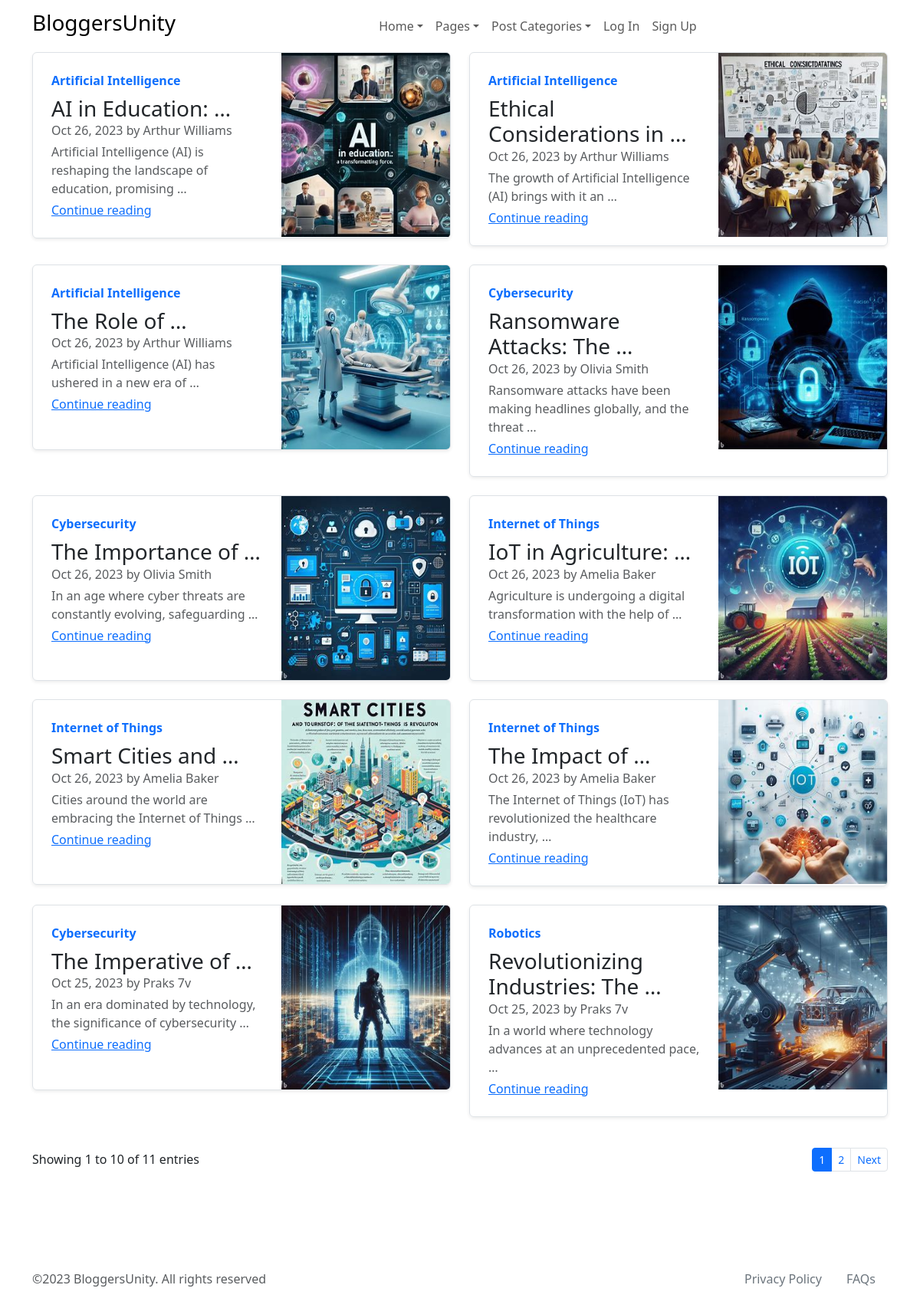
/blog/, run on an earlier commit of the app's database.
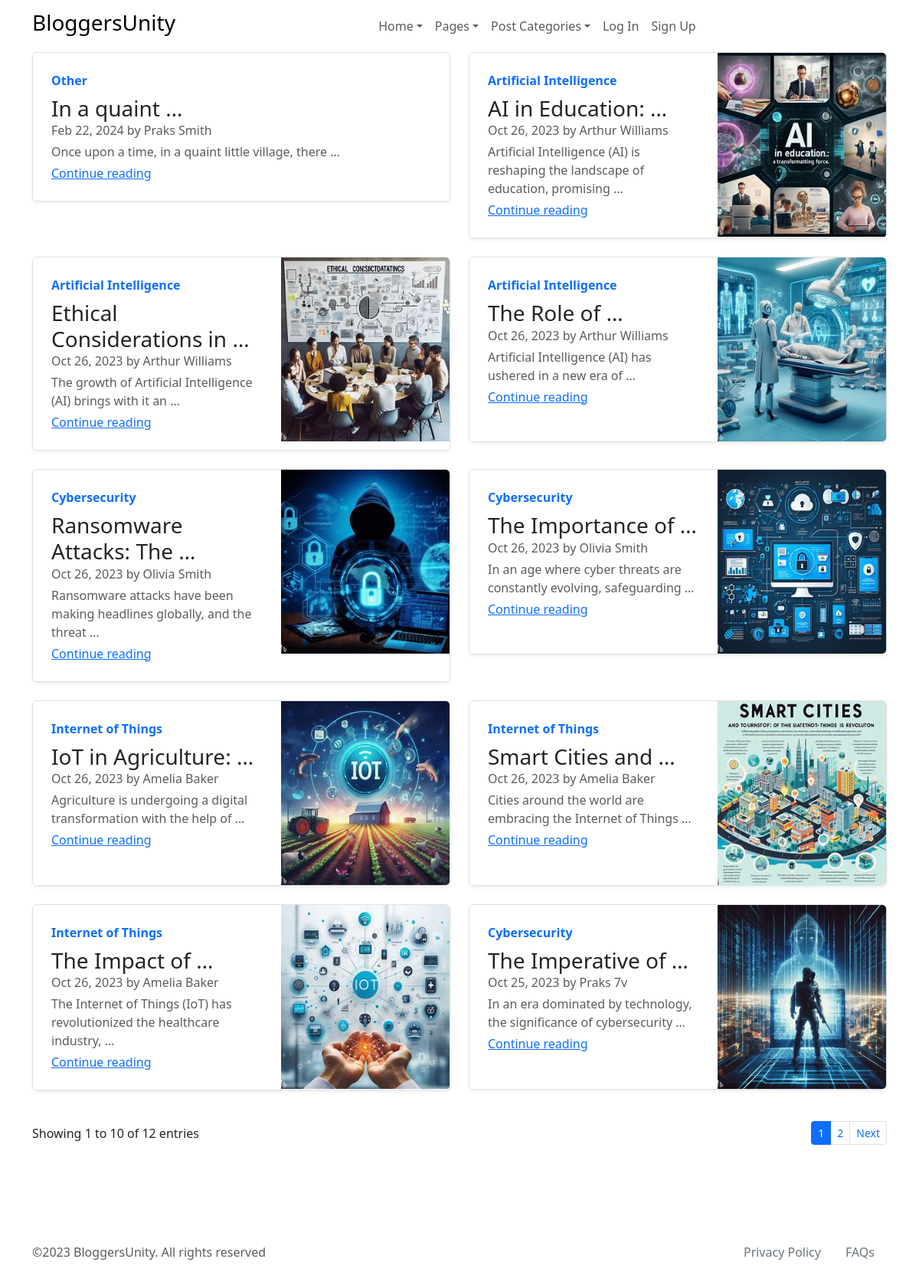
And on a later commit of the database.
### Tech/models.py (models this page shows, shortened)
class BlogPost(models.Model):
    title = models.CharField(max_length=200)
    content = models.TextField()
    author = models.ForeignKey(CustomUser, on_delete=models.CASCADE)
    pub_date = models.DateTimeField(auto_now_add=True)
    STATUS_CHOICES = (
        ('draft', 'Draft'),
        ('published', 'Published'),
        ('archived', 'Archived'),
    )
    status = models.CharField(max_length=20, choices=STATUS_CHOICES, default='draft')
    image = models.ImageField(upload_to='blog_images/', blank=True, null=True)
    CATEGORY_CHOICES = (
        ('Aerospace', 'Aerospace'),
        ('Artificial_Intelligence', 'Artificial Intelligence'),
        ('Automotive', 'Automotive'),
        ('Biotechnology', 'Biotechnology'),
        ('Cybersecurity', 'Cybersecurity'),
        ('Fintech', 'Fintech'),
        ('Gaming', 'Gaming'),
        ('IoT', 'Internet of Things'),
        ('Robotics', 'Robotics'),
        ('Other', 'Other'),
    )
    categories = models.CharField(max_length=100, choices=CATEGORY_CHOICES, default='Other')
    slug = models.SlugField(unique=True, max_length=255, blank=True)
    objects = models.Manager()

class CustomUser(AbstractBaseUser, PermissionsMixin):
    username = models.CharField(max_length=30, unique=True)
    email = models.EmailField(unique=True)
    first_name = models.CharField(max_length=30, blank=True)
    last_name = models.CharField(max_length=30, blank=True)
    profile_picture = models.ImageField(upload_to='profile_pictures', blank=True, null=True)
    date_of_birth = models.DateField(null=True, blank=True)
    bio = models.TextField(blank=True)
    is_active = models.BooleanField(default=True)
    is_staff = models.BooleanField(default=False)
    date_joined = models.DateTimeField(default=timezone.now)
    objects = CustomUserManager()
    USERNAME_FIELD = 'email'
    REQUIRED_FIELDS = ['username']
    def __str__(self):
        if self.first_name and self.last_name:
            return f"{self.first_name} {self.last_name}"
        elif self.username:
            return self.username
        else:
            return self.email

### Tech/views.py (the view)
# urls.py: path('blog/', views.BlogPostsView.as_view(), name='blog_post_lists'),
class BlogPostsView(View):
    template_name = 'Tech/blog_post_list.html'
    per_page = 10
    def get(self, request):
        all_blog_posts = BlogPost.objects.all().order_by('-pub_date')
        blog_post_count = all_blog_posts.count()
        paginator = Paginator(all_blog_posts, self.per_page)
        page = request.GET.get('page')
        try:
            blog_posts = paginator.page(page)
        except PageNotAnInteger:
            blog_posts = paginator.page(1)
        except EmptyPage:
            blog_posts = paginator.page(paginator.num_pages)
        return render(request, self.template_name, {'blog_posts': blog_posts, 'blog_post_count': blog_post_count})

### Tech/templates/Tech/blog_post_list.html (shortened to what this page needs)
{% extends 'Tech/base.html' %}
{% block content %}
<main class="container">
    <div class="row">
        {% for post in blog_posts %}
        <div class="col-md-6">
            <div class="row g-0 border rounded overflow-hidden flex-md-row mb-4 shadow-sm h-md-250 position-relative">
                <div class="col p-4 d-flex flex-column position-static">
                    <strong class="d-inline-block mb-2 text-primary">{{ post.get_categories_display }}</strong>
                    <h3 class="mb-0">{{ post.title | truncatewords:3 }}</h3>
                    <div class="mb-1 text-muted">{{ post.pub_date | date:"M d, Y"}} by {{ post.author }}</div>
                    <div class="mb-1 text-muted">{{ post.content | truncatewords:10 }}</div>
                    <a href="{% url 'blog_post_detail' post.slug %}" class="stretched-link">Continue reading</a>
                </div>
                <div class="col-auto d-none d-lg-block">
                    {% if post.image %}
                    <img class="bd-placeholder-img" src="{{ post.image.url }}" width="220" height="240"
                         alt="Placeholder: Thumbnail">
                    {% endif %}
                </div>
            </div>
        </div>
        {% empty %}
        <p>No published posts to display.</p>
        {% endfor %}
    </div>
    {% if blog_posts.paginator.num_pages > 1 %}
    <div class="d-sm-flex justify-content-sm-between align-items-sm-center mt-4 mt-sm-3">
        <p class="mb-sm-0 text-center text-sm-start">Showing {{ blog_posts.start_index }} to
            {{ blog_posts.end_index }} of {{ blog_post_count }} entries</p>
        <nav class="mb-sm-0 d-flex justify-content-center" aria-label="navigation">
            <ul class="pagination pagination-sm pagination-bordered mb-0">
                {% for page in blog_posts.paginator.page_range %}
                {% if page == blog_posts.number %}
                <li class="page-item active">
                    <span class="page-link">{{ page }}</span>
                </li>
                {% else %}
                {% if page >= blog_posts.number|add:"-4" and page <= blog_posts.number|add:"4" %}
                <li class="page-item">
                    <a class="page-link" href="?page={{ page }}">{{ page }}</a>
                </li>
                {% elif page == blog_posts.number|add:"5" or page == blog_posts.number|add:"-5" %}
                <li class="page-item">
                    <span class="page-link" tabindex="-1" aria-disabled="true">...</span>
                </li>
                {% endif %}
                {% endif %}
                {% endfor %}
                {% if blog_posts.has_next %}
                <li class="page-item">
                    <a class="page-link" href="?page={{ blog_posts.next_page_number }}">Next</a>
                </li>
                {% endif %}
            </ul>
        </nav>
    </div>
    {% endif %}
</main>
{% endblock %}

### Tech/templates/Tech/base.html (shortened to what this page needs)
<!DOCTYPE html>
<html lang="en">
<head>
    <link href="https://cdn.jsdelivr.net/npm/bootstrap@5.3.2/dist/css/bootstrap.min.css" rel="stylesheet">
    <link rel="stylesheet" href="https://cdn.jsdelivr.net/npm/bootstrap-icons@1.3.0/font/bootstrap-icons.css">
</head>
<body>
<header class="navbar-light navbar-sticky header-static">
    <nav class="navbar navbar-expand-lg">
        <div class="container">
            <a class="navbar-brand me-3" href="{% url 'home' %}">
                <h3 class="navbar-brand-item">BloggersUnity</h3>
            </a>
            <div class="collapse navbar-collapse" id="navbarCollapse">
                <ul class="navbar-nav navbar-nav-scroll mx-auto">
                    <li class="nav-item dropdown">
                        <a class="nav-link dropdown-toggle" href="{% url 'home' %}" id="homeMenu"
                           data-bs-toggle="dropdown"
                           aria-haspopup="true" aria-expanded="false">Home</a>
                    </li>
                    <li class="nav-item dropdown">
                        <a class="nav-link dropdown-toggle" href="#" id="pagesMenu" data-bs-toggle="dropdown"
                           aria-haspopup="true"
                           aria-expanded="false">Pages</a>
                    </li>
                    <li class="nav-item dropdown">
                        <a class="nav-link dropdown-toggle" href="#" id="postMenu" data-bs-toggle="dropdown"
                           aria-haspopup="true"
                           aria-expanded="false">Post Categories</a>
                    </li>
                    {% if user.is_authenticated %}
                    <li class="nav-item"><a class="nav-link" href="/dashboard/">Dashboard</a></li>
                    <li class="nav-item dropdown">
                        <a class="nav-link dropdown-toggle" href="{% url 'user_profile' %}" id="UserProfile"
                           data-bs-toggle="dropdown"
                           aria-haspopup="true"
                           aria-expanded="false">User Profile</a>
                        <ul class="dropdown-menu" aria-labelledby="postMenu">
                            <li class="px-3">
                                <div class="d-flex align-items-center">
                                    <div class="avatar me-3">
                                        {% if user.profile_picture %}
                                        <img class="avatar-img rounded-circle shadow"
                                             src="{{ user.profile_picture.url }}"
                                             width="50" height="50" alt="avatar">
                                        {% else %}
                                        <img class="avatar-img rounded-circle shadow"
                                             src=""
                                             width="50" height="50" alt="avatar">
                                        {% endif %}
                                    </div>
                                    <div>
                                    <span class="h6 mt-2 mt-sm-0">
                                        {{ user.first_name }} {{ user.last_name }}</span>
                                        <p class="small m-0">{{ user.email }}</p>
                                    </div>
                                </div>
                                <hr>
                            </li>
                            <li><a class="dropdown-item" href="{% url 'user_profile' %}"><i
                                    class="bi bi-person fa-fw me-2"></i>Edit Profile</a></li>
                            <li><a class="dropdown-item" href="/create/"><i class="bi bi-pen fa-fw me-2"></i>Create a
                                Blog</a></li>
                            <li><a class="dropdown-item" href="/dashboard/"><i
                                    class="bi bi-pencil-square fa-fw me-2"></i>Edit Post</a></li>
                            <li><a class="dropdown-item" href="/contact/"><i class="bi bi-info-circle fa-fw me-2"></i>Help</a>
                            </li>
                            <li class="dropdown-divider mb-2"></li>
                            <li><a class="dropdown-item" href="/logout/"><i class="bi bi-power fa-fw me-2"></i>Sign Out</a>
                            </li>
                        </ul>
                    </li>
                    {% else %}
                    <li class="nav-item"><a class="nav-link" href="{% url 'login' %}">Log In</a></li>
                    <li class="nav-item"><a class="nav-link" href="{% url 'signup' %}">Sign Up</a></li>
                    {% endif %}
                </ul>
            </div>
        </div>
    </nav>
</header>
{% block content %}
{% endblock %}
<footer class="pt-5">
    <div class="bg-dark-overlay-3 mt-5">
        <div class="container">
            <div class="row align-items-center justify-content-md-between py-4">
                <div class="col-lg-6">
                    <div class="text-center text-muted text-lg-start">©2023 BloggersUnity. All rights reserved
                    </div>
                </div>
                <div class="col-lg-6 d-sm-flex align-items-center justify-content-center justify-content-lg-end">
                    <ul class="nav text-center text-sm-end justify-content-center justify-content-center mt-3 mt-md-0">
                        <li class="nav-item"><a class="nav-link link-secondary" href="{% url 'privacy_policy' %}">Privacy
                            Policy</a>
                        </li>
                        <li class="nav-item"><a class="nav-link link-secondary" href="{% url 'faqs' %}">FAQs</a>
                        </li>
                    </ul>
                </div>
            </div>
        </div>
    </div>
</footer>
</body>
</html>

What changed in the data, as far as the page shows it:
no longer on this page (row unchanged): BlogPost: categories "Robotics", title "Revolutionizing Industries: The …", pub_date "Oct 25, 2023", author "Praks 7v", content "In a world where technology advances at an unprecedented pace, …", image (picture)
added BlogPost: categories "Other", title "In a quaint …", pub_date "Feb 22, 2024", author "Praks Smith", content "Once upon a time, in a quaint little village, there …"
Also different on the page:
{{ blog_post_count }}: "11" → "12"
